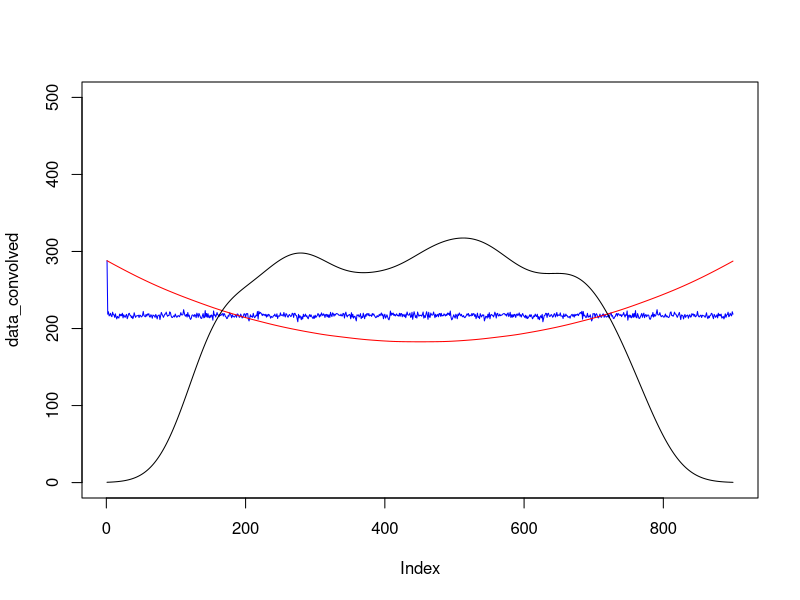

Recreate this plot in R.
# 42581
N <- 900

data <- runif(N)
data_convolved <- convolve(data, data)

data_sorted <- sort(data)
data_sorted_convolved <- convolve(data_sorted, data_sorted)

plot(data_convolved, type='l', col='blue', ylim=c(0,500))
lines(data_sorted_convolved, col='red')

kernel <- density(data, n=N)
lines(kernel$y*280)